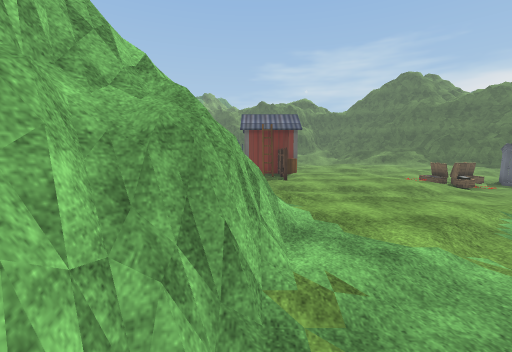
View 1 (above)

24 first-person views from a walk through a scene from a Unity 3-D project. The camera is 1.5 m above the floor, tilts 6° down and sees 90° across. The floor is counted in squares, 1 m on a side. Each view is taken from the middle of a square. On the plan, view 1 faces up. The plan holds only what a view shows up to about 13 squares ahead; the rest is blank. The place goes on beyond the plan. The player character is not drawn. Some animated figures are not drawn. Some surface patterns are stand-ins.

View 2
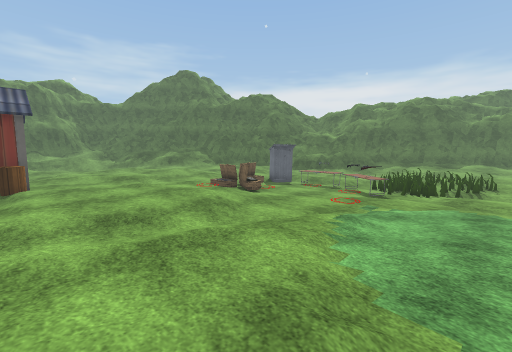

View 3
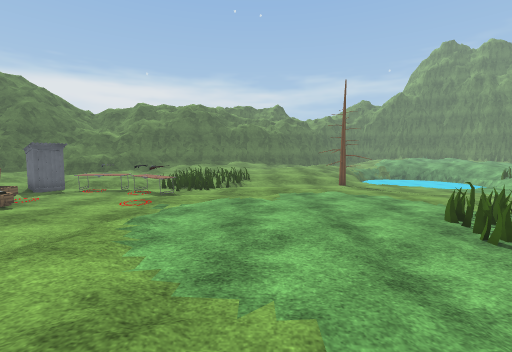

View 4
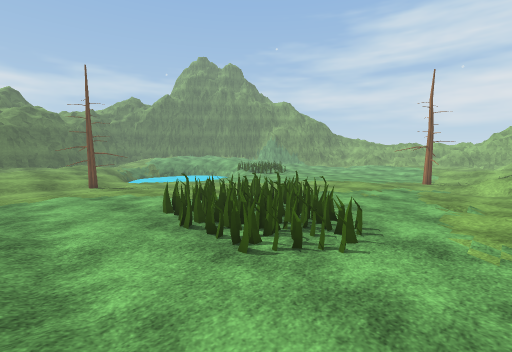

View 5
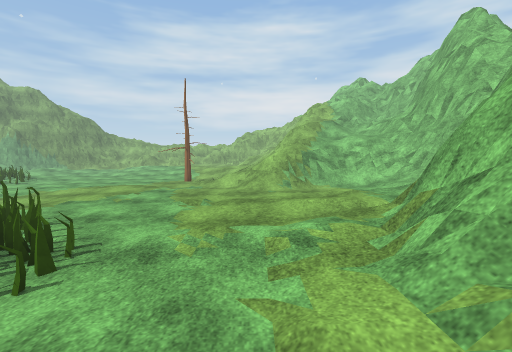

View 6
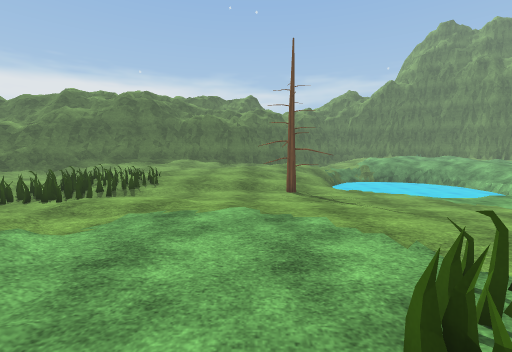

View 7
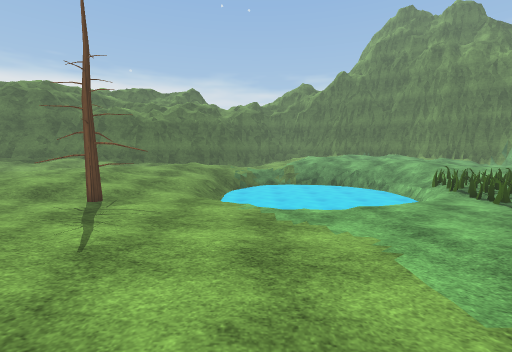

View 8
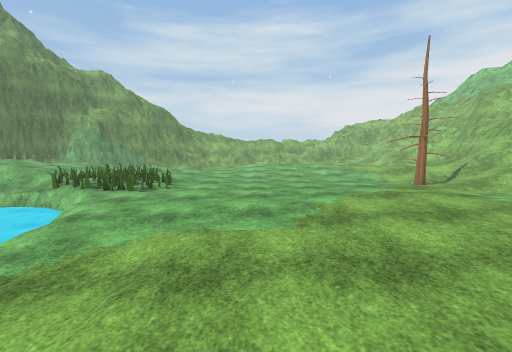

View 9
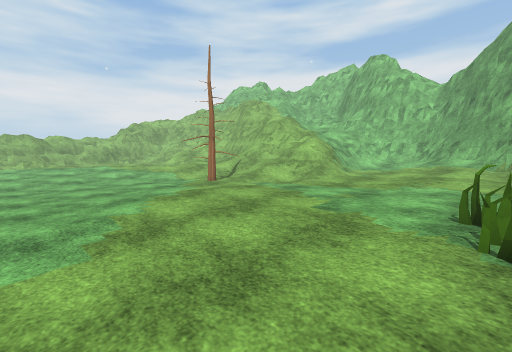

View 10
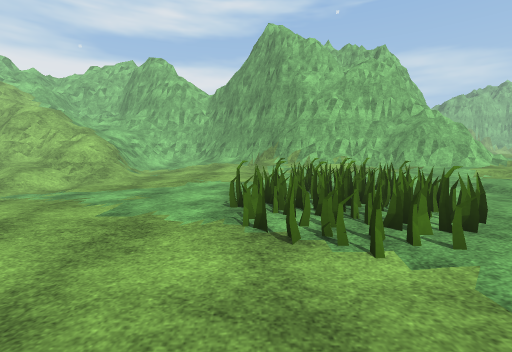

View 11
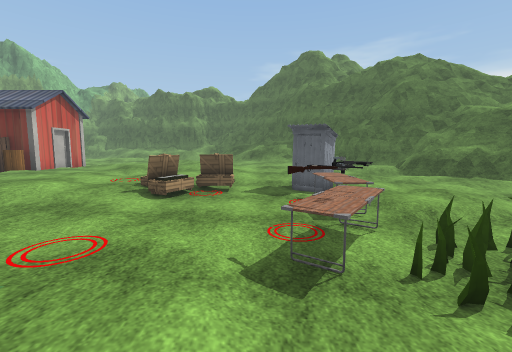

View 12
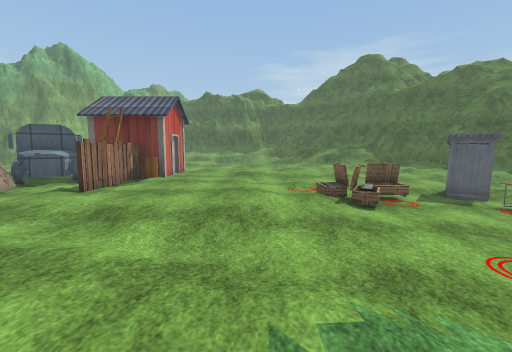

View 13
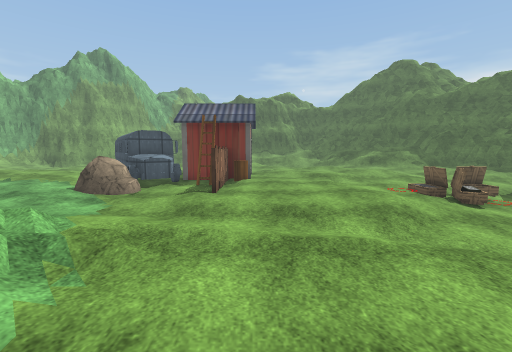

View 14
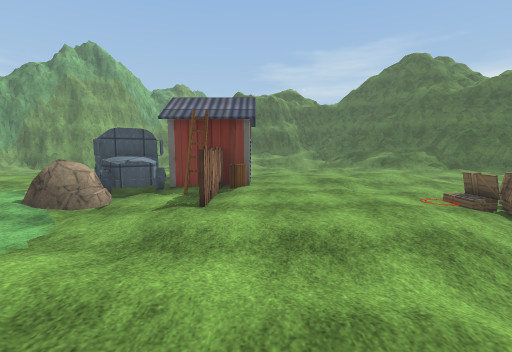

View 15
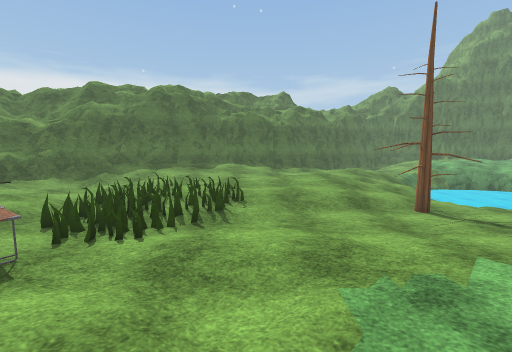

View 16
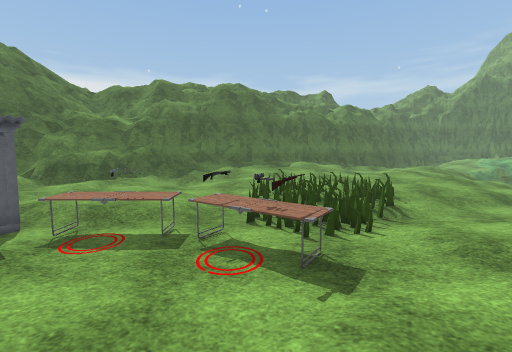

View 17
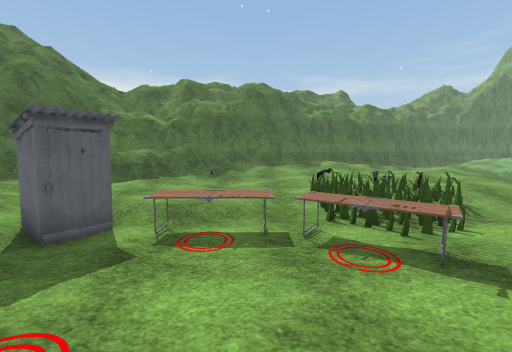

View 18
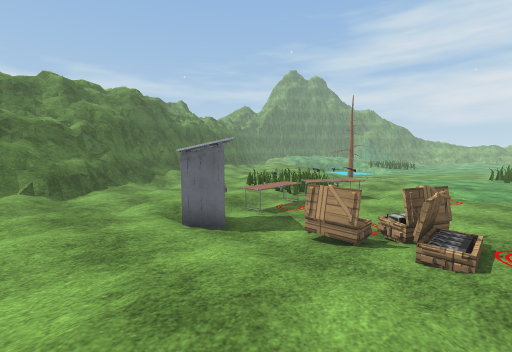

View 19
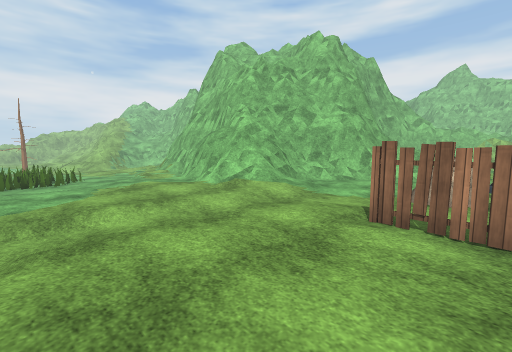

View 20
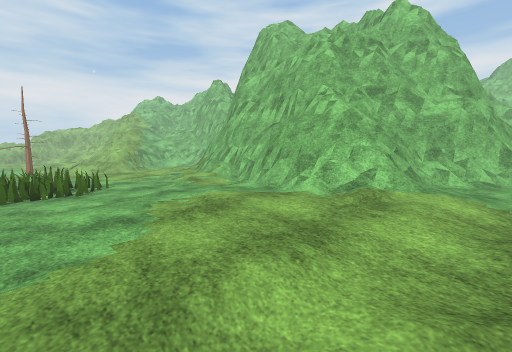

View 21
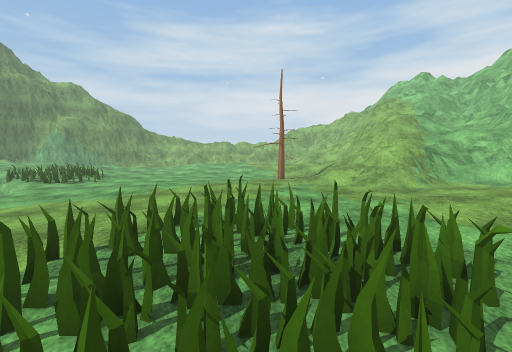

View 22
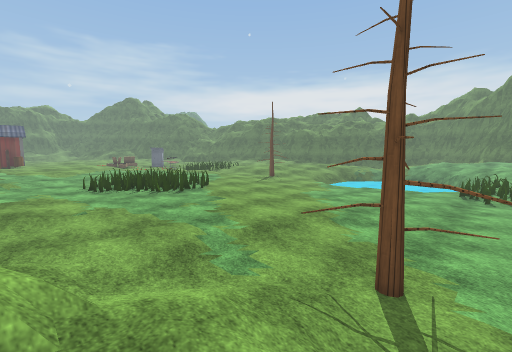

View 23
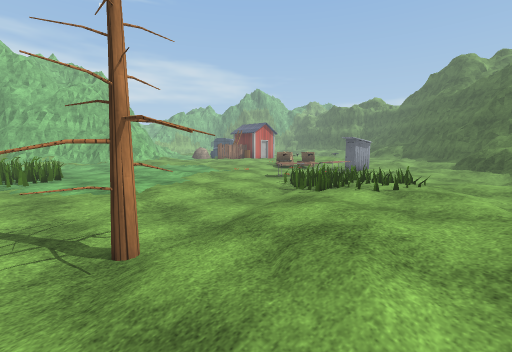

View 24
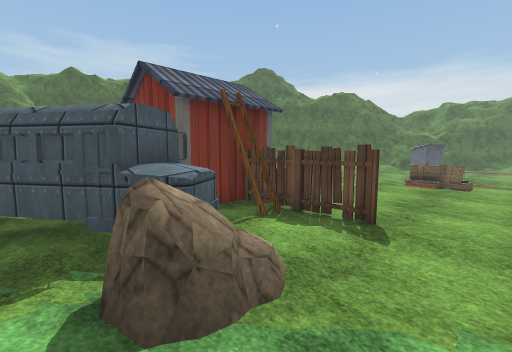

### Floor plan
Key: @ floor where view 1 was taken; # wall or solid block; . main floor; : floor 0.25 m higher than the main floor; - floor 0.25 m lower than the main floor; + floor 0.5 m higher than the main floor; _ floor 0.5 m lower than the main floor; < floor 1 m lower than the main floor; * floor 1.25 m higher than the main floor; % floor 1.5 m higher than the main floor; / step, stairs or slope; = window, fence, low wall or low ledge; F fence; C crate; H house; B barrel; T table; R rifle; I toilet; E tree; U bus; L ladder; K rock; O other object.
Columns run from 4 left of view 1 to 23 right of it. Each row starts with its distance up from view 1.
 19       H++/++ +/++::+:+////##
 18 U     H#++/+/:+++:::://///%=
 17 UU H##H#+++/:::+/:::///::==#
 16 /UUU:LB++++:::::/:.I.////:=#
 15 /:UU+F:+++++:+::...II::..::=
 14 /KK:+F:+++++:/CCC..I/:..:///
 13 +KK:+F++++++:/C/...T/://..//
 12 ++::+++++++++:/....OT::/..-/
 11 ++:::/+++++//:.....T-/./.../
 10 ++++::+:/++/:::....T--..../.
  9 ++////++:::::::...OT====///:
  8 #==///++++//::::.TR======//:
  7 ####=/+++++::::.:/.===:=#//.
  6   ###/++++:::::.././====//:.
  5    ##/+++:::::::/././/==//:/
  4    ##++/::::::::..../-/::::/
  3   ###++:::::::/../../-//::::
  2   ##=:::://///...../--//:::/
  1   ##/::/:........../---/:::/
  0   #=@//::...........--/////:
 -1   #=//:::====.......--E////.
 -2   #=/:::=======....---E-///.
 -3   #=/:::=======...-----E-//.
 -4  ##+/::..=====....-/-_-__///
 -5 #=///::...====...---____ ///
 -6 #////:..........----___/  <<
 -7 =++//::........----____  <<<
 -8 +:/:/./.......-----___/  <<<
 -9   /./..........----___/  <<<
-10 /.............-----___/  <<<
-11 /...//........------___ <<<<
-12 //==///-/-.....----____/<<<<
-13 ==##*//-----/.------___//<<<
-14    #==///-----------_____<<<
-15     =///.E------__--___====/
-16     =///-EE-----______===#=/
-17     =/// -E---_______======/

Where each view was taken, in squares from view 1:
view 1: 0 up, 0 right, facing up
view 2: 4 up, 2 right, facing up-right
view 3: 4 up, 2 right, facing right
view 4: 2 up, 2 right, facing down-right
view 5: 1 up, 1 right, facing down
view 6: 0 up, 7 right, facing right
view 7: 7 down, 10 right, facing right
view 8: 4 down, 13 right, facing down
view 9: 5 down, 13 right, facing down-left
view 10: 5 down, 13 right, facing left
view 11: 5 up, 13 right, facing up
view 12: 5 up, 7 right, facing up
view 13: 4 up, 3 right, facing up
view 14: 6 up, 3 right, facing up
view 15: 4 up, 10 right, facing right
view 16: 9 up, 10 right, facing right
view 17: 11 up, 10 right, facing right
view 18: 19 up, 9 right, facing down-right
view 19: 15 up, 7 right, facing down-left
view 20: 10 up, 7 right, facing down-left
view 21: 0 up, 7 right, facing down
view 22: 17 down, 1 right, facing up-right
view 23: 3 down, 23 right, facing up-left
view 24: 11 up, 4 left, facing up-right
